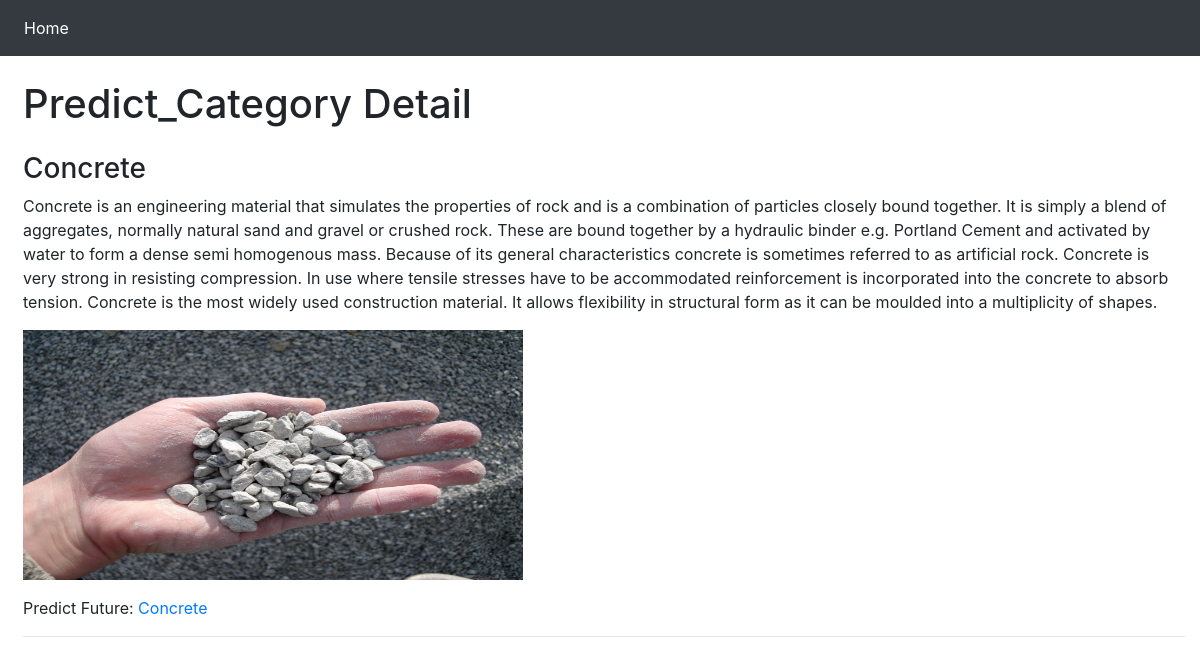
Screenshot of /products/7 with the database file from the repository.
### app.py (models this page shows, shortened)
class Products(db.Model):
    id = db.Column(db.Integer, primary_key=True)
    title = db.Column(db.String(100))
    text = db.Column(db.Text)
    image = db.Column(db.String(255))

### app.py (the view)
@app.route("/products/<id>", methods=["GET", "DELETE"])
def query_products(id):
    if request.method == "GET":
        products = Products.query.filter_by(id=id).first_or_404()
        return rt("query_products.html", products=products)
    else:
        products = Products.query.filter_by(id=id).delete()
        db.session.commit()
        return "", 204

### myapp/templates/query_products.html (shortened to what this page needs)
<!DOCTYPE html>
<html lang="en">
  <head>
    <link rel="stylesheet" href="https://cdn.jsdelivr.net/npm/bootstrap@4.6.2/dist/css/bootstrap.min.css">
  </head>
  <body>
    <nav class="navbar navbar-expand-lg navbar-dark bg-dark">
      <div class="collapse navbar-collapse" id="navbarSupportedContent">
        <ul class="navbar-nav mr-auto">
          <li class="nav-item active">
            {% if session['isadmin'] %}
            <a class="nav-link" href="/products">Back</a>
            {% else %}
            <a class="nav-link" href="/home/1">Home</a>
            {% endif %}
          </li>
        </ul>
      </div>
    </nav>
    <div class="container-fluid">
      <h1 class="mt-4 ml-2">Predict_Category Detail</h1>
      <div class="mt-4 ml-2">
        <h3>{{products.title}}</h3>
        <p>{{products.text}}</p>
        <figure>
          <img src="{{ url_for('static', filename='images/' + products.image) }}" class="img-fluid" style="height:250px;width:500px;">
        </figure>
        <span>Predict Future:</span>
        <a href="/plot_demand/{{products.title}}"> {{products.title}} </a>
        <hr/>
      </div>
    </div>
  </body>
</html>

### rows the page displays
Products: title "Concrete", text "Concrete is an engineering material that simulates the properties of rock and is a combination of particles closely bound together. It is simply a blend of aggregates, normally natural sand and gravel or crushed rock. These are bound together by a hydraulic binder e.g. Portland Cement and activated by water to form a dense semi homogenous mass. Because of its general characteristics concrete is sometimes referred to as artificial rock. Concrete is very strong in resisting compression. In use where tensile stresses have to be accommodated reinforcement is incorporated into the concrete to absorb tension. Concrete is the most widely used construction material. It allows flexibility in…", image (picture)
